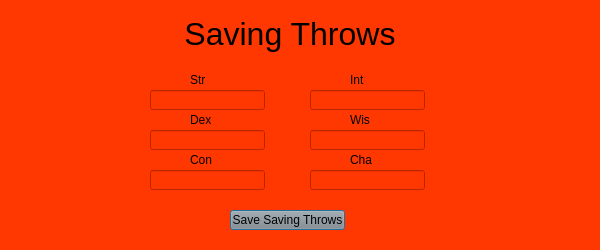
<?xml version="1.0" encoding="UTF-8"?>
<ui version="4.0">
 <class>Add_Monster_Saving_Throws</class>
 <widget class="QDialog" name="Add_Monster_Saving_Throws">
  <property name="geometry">
   <rect>
    <x>0</x>
    <y>0</y>
    <width>600</width>
    <height>250</height>
   </rect>
  </property>
  <property name="windowTitle">
   <string>Monster Saving Throws</string>
  </property>
  <property name="styleSheet">
   <string notr="true">background-color: rgba(255, 55, 0, 255);</string>
  </property>
  <widget class="QLabel" name="label_2">
   <property name="geometry">
    <rect>
     <x>190</x>
     <y>70</y>
     <width>40</width>
     <height>20</height>
    </rect>
   </property>
   <property name="text">
    <string>&lt;html&gt;&lt;head/&gt;&lt;body&gt;&lt;p&gt;Str&lt;/p&gt;&lt;/body&gt;&lt;/html&gt;</string>
   </property>
  </widget>
  <widget class="QPushButton" name="Saving_Throws_Save_Saving_Throws_Button">
   <property name="geometry">
    <rect>
     <x>230</x>
     <y>210</y>
     <width>115</width>
     <height>20</height>
    </rect>
   </property>
   <property name="styleSheet">
    <string notr="true">background-color: rgb(140, 140, 140);</string>
   </property>
   <property name="text">
    <string>Save Saving Throws</string>
   </property>
  </widget>
  <widget class="QLabel" name="label_5">
   <property name="geometry">
    <rect>
     <x>350</x>
     <y>70</y>
     <width>40</width>
     <height>20</height>
    </rect>
   </property>
   <property name="text">
    <string>&lt;html&gt;&lt;head/&gt;&lt;body&gt;&lt;p&gt;Int&lt;/p&gt;&lt;/body&gt;&lt;/html&gt;</string>
   </property>
  </widget>
  <widget class="QLineEdit" name="Saving_Throws_Con">
   <property name="geometry">
    <rect>
     <x>150</x>
     <y>170</y>
     <width>115</width>
     <height>20</height>
    </rect>
   </property>
  </widget>
  <widget class="QLineEdit" name="Saving_Throws_Wis">
   <property name="geometry">
    <rect>
     <x>310</x>
     <y>130</y>
     <width>115</width>
     <height>20</height>
    </rect>
   </property>
  </widget>
  <widget class="QLineEdit" name="Saving_Throws_Dex">
   <property name="geometry">
    <rect>
     <x>150</x>
     <y>130</y>
     <width>115</width>
     <height>20</height>
    </rect>
   </property>
  </widget>
  <widget class="QLabel" name="label_3">
   <property name="geometry">
    <rect>
     <x>190</x>
     <y>150</y>
     <width>40</width>
     <height>20</height>
    </rect>
   </property>
   <property name="text">
    <string>&lt;html&gt;&lt;head/&gt;&lt;body&gt;&lt;p&gt;Con&lt;/p&gt;&lt;/body&gt;&lt;/html&gt;</string>
   </property>
  </widget>
  <widget class="QLineEdit" name="Saving_Throws_Int">
   <property name="geometry">
    <rect>
     <x>310</x>
     <y>90</y>
     <width>115</width>
     <height>20</height>
    </rect>
   </property>
  </widget>
  <widget class="QLineEdit" name="Saving_Throws_Cha">
   <property name="geometry">
    <rect>
     <x>310</x>
     <y>170</y>
     <width>115</width>
     <height>20</height>
    </rect>
   </property>
  </widget>
  <widget class="QLabel" name="label_7">
   <property name="geometry">
    <rect>
     <x>350</x>
     <y>150</y>
     <width>40</width>
     <height>20</height>
    </rect>
   </property>
   <property name="text">
    <string>&lt;html&gt;&lt;head/&gt;&lt;body&gt;&lt;p&gt;Cha&lt;/p&gt;&lt;/body&gt;&lt;/html&gt;</string>
   </property>
  </widget>
  <widget class="QLabel" name="label_6">
   <property name="geometry">
    <rect>
     <x>350</x>
     <y>110</y>
     <width>40</width>
     <height>20</height>
    </rect>
   </property>
   <property name="text">
    <string>&lt;html&gt;&lt;head/&gt;&lt;body&gt;&lt;p&gt;Wis&lt;/p&gt;&lt;/body&gt;&lt;/html&gt;</string>
   </property>
  </widget>
  <widget class="QLineEdit" name="Saving_Throws_Str">
   <property name="geometry">
    <rect>
     <x>150</x>
     <y>90</y>
     <width>115</width>
     <height>20</height>
    </rect>
   </property>
  </widget>
  <widget class="QLabel" name="Main_Menu_Label">
   <property name="geometry">
    <rect>
     <x>90</x>
     <y>10</y>
     <width>400</width>
     <height>50</height>
    </rect>
   </property>
   <property name="text">
    <string>&lt;html&gt;&lt;head/&gt;&lt;body&gt;&lt;p align=&quot;center&quot;&gt;&lt;span style=&quot; font-size:24pt;&quot;&gt;Saving Throws&lt;/span&gt;&lt;/p&gt;&lt;/body&gt;&lt;/html&gt;</string>
   </property>
  </widget>
  <widget class="QLabel" name="label">
   <property name="geometry">
    <rect>
     <x>190</x>
     <y>110</y>
     <width>40</width>
     <height>20</height>
    </rect>
   </property>
   <property name="text">
    <string>&lt;html&gt;&lt;head/&gt;&lt;body&gt;&lt;p&gt;Dex&lt;/p&gt;&lt;/body&gt;&lt;/html&gt;</string>
   </property>
  </widget>
 </widget>
 <resources/>
 <connections>
  <connection>
   <sender>Saving_Throws_Save_Saving_Throws_Button</sender>
   <signal>clicked()</signal>
   <receiver>Add_Monster_Saving_Throws</receiver>
   <slot>Add_Monster_Saving_Throws_Save_DB()</slot>
   <hints>
    <hint type="sourcelabel">
     <x>297</x>
     <y>215</y>
    </hint>
    <hint type="destinationlabel">
     <x>1469</x>
     <y>347</y>
    </hint>
   </hints>
  </connection>
 </connections>
 <slots>
  <slot>Add_Monster_Saving_Throws_Save_DB()</slot>
 </slots>
</ui>
